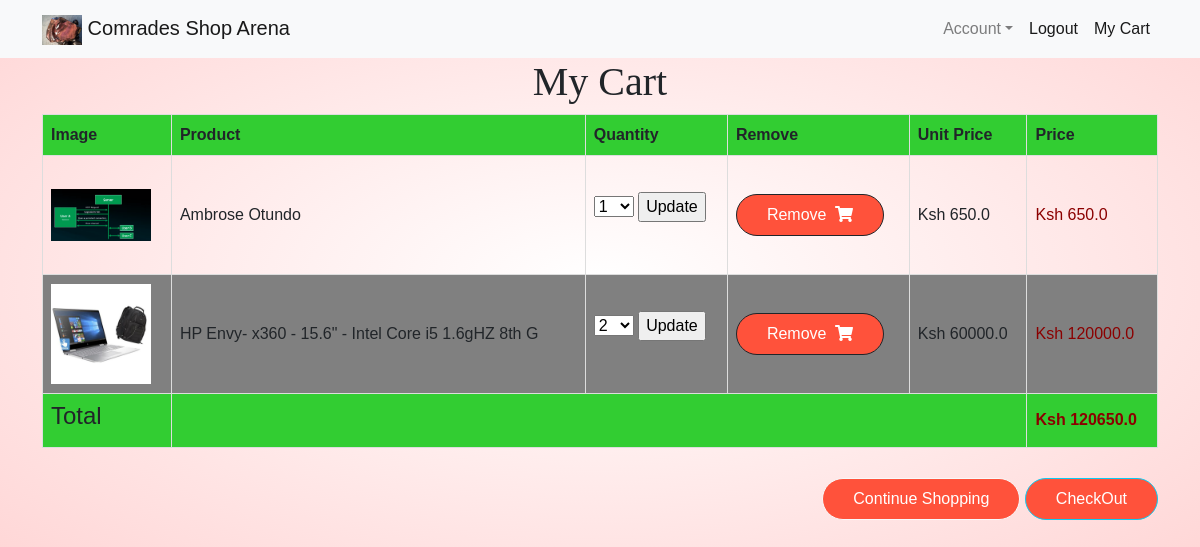
Page /my-cart/ (signed in) on the committed database.
### ecommerce_platform/models.py (models this page shows, shortened)
class OrderItem(models.Model):
	user=models.ForeignKey(User,on_delete=models.CASCADE)
	order_number=models.UUIDField(primary_key=True, default=uuid.uuid4, help_text='Unique Order Number for this Product')
	product=models.ForeignKey(Product,on_delete=models.CASCADE)
	order_invoice_code=models.CharField(max_length=10,blank=True,null=True)
	ordered=models.BooleanField(default=False)
	quantity=models.IntegerField(default=1)
	created_on=models.DateTimeField(auto_now_add=True)
	ordered_date=models.DateTimeField(null=True)
	delivered=models.BooleanField(default=False)
	can_comment=models.BooleanField(default=False)
	can_rate=models.BooleanField(default=False)
	order_item_total=models.FloatField(null=True)
	address=models.CharField(max_length=200,null=True)
	payment_type=models.CharField(max_length=20,null=True)
	commented=models.BooleanField(default=False)
	rated=models.BooleanField(default=False)
	def get_total(self):
		return self.product.price*self.quantity

class Product(models.Model):
	name=models.CharField(max_length=50)
	manufacturer=models.CharField(max_length=50,default="")
	units_available=models.PositiveIntegerField(null=True)
	price=models.FloatField(null=True)
	description=models.TextField()
	image=models.ImageField(upload_to ='images', default = 'images/none/no-image.png')
	added_on=models.DateTimeField(auto_now_add=True)
	slug=models.SlugField(default="", editable=False, max_length=50, null = False)
	categories=models.ManyToManyField(Category)
	"""CATEGORIES=(
			("SMARTPHONES","SMARTPHONES"),
			("CLOTHING","CLOTHING"),
			("HOME APPLIANCES","HOME APPLIANCES"),
			("COMPUTING","COMPUTING")
		)
	category = models.CharField(
        max_length=20,
        choices=CATEGORIES,
        blank=True,
        default='',
        help_text='Product Category'
    )"""
	class Meta:
		ordering=["-added_on"]
	def get_remove_from_cart_url(self):
		return reverse("ecommerce_platform:remove_from_cart",kwargs={
			"slug":self.slug
			}
			)

class Cart(models.Model):
	user=models.OneToOneField(User,on_delete=models.CASCADE,primary_key=True)
	order_items=models.ManyToManyField(OrderItem)
	invoice_code=models.CharField(max_length=20,blank=True,null=True)
	def get_total(self):
		total=0
		for item in self.order_items.all():
			total+=(item.product.price)*item.quantity
		return total

### ecommerce_platform/views.py (the view)
# urls.py: path("my-cart/",views.my_cart,name="cart"),
@login_required()
def my_cart(request):
	cart=Cart.objects.get(user=request.user)
	orders=cart.order_items.filter(
		ordered=False
		)
	for order in orders:
		setattr(order,"update_quantity_form",UpdateQuantityForm(initial={'quantity':order.quantity}))
	if orders.exists():
		context={
			"cart":cart,
			"orders":orders,
		}
	else:
		context={
			"cart":cart,
			"orders":orders
		}
	return render(request,"cart.html",context)

### templates/cart.html (shortened to what this page needs)
{% extends "base.html" %}
{% block page_content %}
<h1 class="headers">My Cart</h1>
{% load static %}
<link rel="stylesheet" type="text/css" href="{% static 'ecommerce_platform/styles.css'%}">
{% if orders.exists %}
	<table>
		<thead>
			<tr>
				<th>Image</th>
				<th>Product</th>
				<th>Quantity</th>
				<th>Remove</th>
				<th>Unit Price</th>
				<th>Price</th>
			</tr>
		</thead>
		<tbody>
			{% for order in orders %}
				<tr>
					<td>
						<img src="{{order.product.image.url}}" alt="" width="100">
					</td>
					<td>{{order.product.name}}</td>
					<td>
						<form action="{% url 'ecommerce_platform:update_cart_quantity' order.product.slug %}" method="POST" class="form-group">
      						{{order.update_quantity_form.quantity}}
      						<input type="submit" value="Update">
    					</form>
					</td>
					<td>
						<a href="{{order.product.get_remove_from_cart_url}}" class="btn btn-dark">
						Remove
						<i class="fas fa-shopping-cart ml-1"></i></a>
					</td>
					<td class=>Ksh {{order.product.price}}</td>
					<td class="num">Ksh {{order.get_total}}</td>
				</tr>
			{% endfor %}
			<tr>
				<th><h4>Total</h4></th>
				<th colspan="4"></th>
				<th class="num" >Ksh {{cart.get_total}}</th>
			</tr>
		</tbody>
	</table>
	<p class="text-right">
		<a class="btn btn-light" href="{% url 'ecommerce_platform:home' %}">Continue Shopping</a>
		<a class="btn btn-info" href="{% url 'ecommerce_platform:check_out' %}">CheckOut</a>
	</p>
	</div>
{% else %}
	<h1 class="no_cart_items">You do not have any items in cart</h1>
{% endif %}
{% endblock %}

### static/ecommerce_platform/styles.css (style rules this page uses)
body { font-family: 'Poppins', sans-serif; background: radial-gradient(#fff, #ffd6d6); }
table { font-family: arial, sans-serif; border-collapse: collapse; width: 100%; }
.num { color: rgb(139,0,0); }
tr:nth-child(even) { background-color: rgb(128,128,128); }
td,th { border: 1px solid #dddddd; text-align: left; padding: 8px; }
th { background-color: rgb(50,205,50); }
.headers { font-family: "Times New Roman", Times, serif; text-align: center; }
img { max-width: 200px; }
body { background-color: rgb(240,240,240); }
.btn { display: inline-block; background: #ff523b; color: #fff; padding: 8px 30px; margin: 30px 0; border-radius: 30px; transition: background 0.5s; }

### rows in the picture
OrderItem: product.image (picture), product.name "Ambrose Otundo", product.price "650.0", get_total "650.0"
OrderItem: product.image (picture), product.name "HP Envy- x360 - 15.6\" - Intel Core i5 1.6gHZ 8th G", product.price "60000.0", get_total "120000.0"
Cart: get_total "120650.0"
